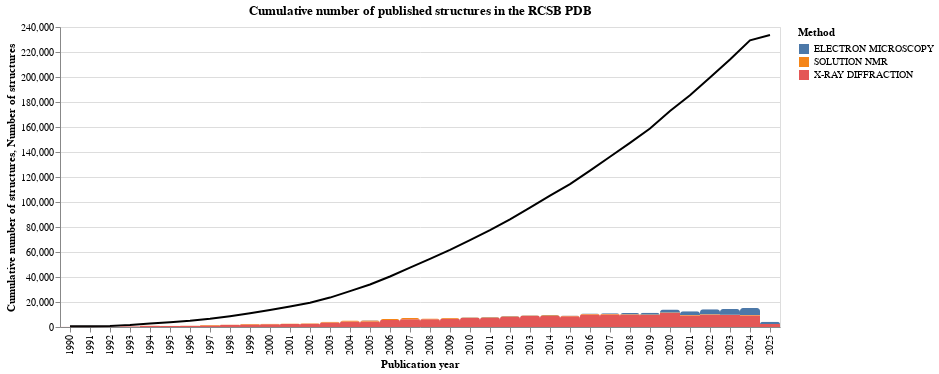

Notebook source saved alongside this figure:
### Code cell
# combining plots
alt.layer(cumulative, yearly_method)

### Figure 1 — Vega-Lite specification as saved in the notebook (floating-point values rounded to 4 significant figures)
{"config": {"view": {"continuousWidth": 300, "continuousHeight": 300}}, "layer": [{"data": {"name": "data-e5a46fefa792c4a220fefbb20c7e3f2a"}, "mark": {"type": "line", "color": "black"}, "encoding": {"x": {"field": "publicationYear", "title": "Publication year", "type": "ordinal"}, "y": {"field": "cumulative_count", "stack": false, "title": "Cumulative number of structures", "type": "quantitative"}}, "title": "Cumulative number of published structures in the RCSB PDB", "transform": [{"window": [{"op": "sum", "field": "countedStructures", "as": "summed"}], "sort": [{"field": "publicationYear"}]}, {"calculate": "(datum.summed + 365)", "as": "cumulative_count"}]}, {"data": {"name": "data-2e6f6fb7908ed1522fd9324194caf114"}, "mark": {"type": "bar", "cornerRadiusTopLeft": 3, "cornerRadiusTopRight": 3}, "encoding": {"color": {"field": "experimentalTechnique", "title": "Method", "type": "nominal"}, "x": {"field": "publicationYear", "title": "Publication year", "type": "ordinal"}, "y": {"field": "countedStructures", "title": "Number of structures", "type": "quantitative"}}, "title": "Number of published structures per year by experimental method"}], "$schema": "https://vega.github.io/schema/vega-lite/v5.20.1.json", "datasets": {"data-e5a46fefa792c4a220fefbb20c7e3f2a": [{"publicationYear": 1990, "countedStructures": 142}, {"publicationYear": 1991, "countedStructures": 187}, {"publicationYear": 1992, "countedStructures": 192}, {"publicationYear": 1993, "countedStructures": 696}, {"publicationYear": 1994, "countedStructures": 1289}, {"publicationYear": 1995, "countedStructures": 941}, {"publicationYear": 1996, "countedStructures": 1172}, {"publicationYear": 1997, "countedStructures": 1564}, {"publicationYear": 1998, "countedStructures": 2055}, {"publicationYear": 1999, "countedStructures": 2356}, {"publicationYear": 2000, "countedStructures": 2624}, {"publicationYear": 2001, "countedStructures": 2811}, {"publicationYear": 2002, "countedStructures": 2994}, {"publicationYear": 2003, "countedStructures": 4145}, {"publicationYear": 2004, "countedStructures": 5149}, {"publicationYear": 2005, "countedStructures": 5334}, {"publicationYear": 2006, "countedStructures": 6405}, {"publicationYear": 2007, "countedStructures": 7134}, {"publicationYear": 2008, "countedStructures": 6903}, {"publicationYear": 2009, "countedStructures": 7288}, {"publicationYear": 2010, "countedStructures": 7743}, {"publicationYear": 2011, "countedStructures": 7925}, {"publicationYear": 2012, "countedStructures": 8751}, {"publicationYear": 2013, "countedStructures": 9338}, {"publicationYear": 2014, "countedStructures": 9554}, {"publicationYear": 2015, "countedStructures": 9244}, {"publicationYear": 2016, "countedStructures": 10802}, {"publicationYear": 2017, "countedStructures": 11059}, {"publicationYear": 2018, "countedStructures": 11155}, {"publicationYear": 2019, "countedStructures": 11470}, {"publicationYear": 2020, "countedStructures": 13985}, {"publicationYear": 2021, "countedStructures": 12569}, {"publicationYear": 2022, "countedStructures": 14255}, {"publicationYear": 2023, "countedStructures": 14452}, {"publicationYear": 2024, "countedStructures": 15313}, {"publicationYear": 2025, "countedStructures": 4244}], "data-2e6f6fb7908ed1522fd9324194caf114": [{"experimentalTechnique": "X-RAY DIFFRACTION", "publicationYear": 1990, "countedStructures": 135}, {"experimentalTechnique": "SOLUTION NMR", "publicationYear": 1990, "countedStructures": 7}, {"experimentalTechnique": "ELECTRON MICROSCOPY", "publicationYear": 1990, "countedStructures": 0}, {"experimentalTechnique": "X-RAY DIFFRACTION", "publicationYear": 1991, "countedStructures": 162}, {"experimentalTechnique": "SOLUTION NMR", "publicationYear": 1991, "countedStructures": 23}, {"experimentalTechnique": "ELECTRON MICROSCOPY", "publicationYear": 1991, "countedStructures": 0}, {"experimentalTechnique": "X-RAY DIFFRACTION", "publicationYear": 1992, "countedStructures": 181}, {"experimentalTechnique": "SOLUTION NMR", "publicationYear": 1992, "countedStructures": 11}, {"experimentalTechnique": "ELECTRON MICROSCOPY", "publicationYear": 1992, "countedStructures": 0}, {"experimentalTechnique": "X-RAY DIFFRACTION", "publicationYear": 1993, "countedStructures": 622}, {"experimentalTechnique": "SOLUTION NMR", "publicationYear": 1993, "countedStructures": 74}, {"experimentalTechnique": "ELECTRON MICROSCOPY", "publicationYear": 1993, "countedStructures": 0}, {"experimentalTechnique": "X-RAY DIFFRACTION", "publicationYear": 1994, "countedStructures": 1057}, {"experimentalTechnique": "SOLUTION NMR", "publicationYear": 1994, "countedStructures": 222}, {"experimentalTechnique": "ELECTRON MICROSCOPY", "publicationYear": 1994, "countedStructures": 0}, {"experimentalTechnique": "X-RAY DIFFRACTION", "publicationYear": 1995, "countedStructures": 748}, {"experimentalTechnique": "SOLUTION NMR", "publicationYear": 1995, "countedStructures": 190}, {"experimentalTechnique": "ELECTRON MICROSCOPY", "publicationYear": 1995, "countedStructures": 0}, {"experimentalTechnique": "X-RAY DIFFRACTION", "publicationYear": 1996, "countedStructures": 980}, {"experimentalTechnique": "SOLUTION NMR", "publicationYear": 1996, "countedStructures": 188}, {"experimentalTechnique": "ELECTRON MICROSCOPY", "publicationYear": 1996, "countedStructures": 0}, {"experimentalTechnique": "X-RAY DIFFRACTION", "publicationYear": 1997, "countedStructures": 1233}, {"experimentalTechnique": "SOLUTION NMR", "publicationYear": 1997, "countedStructures": 328}, {"experimentalTechnique": "ELECTRON MICROSCOPY", "publicationYear": 1997, "countedStructures": 1}, {"experimentalTechnique": "X-RAY DIFFRACTION", "publicationYear": 1998, "countedStructures": 1721}, {"experimentalTechnique": "SOLUTION NMR", "publicationYear": 1998, "countedStructures": 331}, {"experimentalTechnique": "ELECTRON MICROSCOPY", "publicationYear": 1998, "countedStructures": 0}, {"experimentalTechnique": "X-RAY DIFFRACTION", "publicationYear": 1999, "countedStructures": 1960}, {"experimentalTechnique": "SOLUTION NMR", "publicationYear": 1999, "countedStructures": 389}, {"experimentalTechnique": "ELECTRON MICROSCOPY", "publicationYear": 1999, "countedStructures": 1}, {"experimentalTechnique": "X-RAY DIFFRACTION", "publicationYear": 2000, "countedStructures": 2231}, {"experimentalTechnique": "SOLUTION NMR", "publicationYear": 2000, "countedStructures": 370}, {"experimentalTechnique": "ELECTRON MICROSCOPY", "publicationYear": 2000, "countedStructures": 11}, {"experimentalTechnique": "X-RAY DIFFRACTION", "publicationYear": 2001, "countedStructures": 2376}, {"experimentalTechnique": "SOLUTION NMR", "publicationYear": 2001, "countedStructures": 413}, {"experimentalTechnique": "ELECTRON MICROSCOPY", "publicationYear": 2001, "countedStructures": 9}, {"experimentalTechnique": "X-RAY DIFFRACTION", "publicationYear": 2002, "countedStructures": 2525}, {"experimentalTechnique": "SOLUTION NMR", "publicationYear": 2002, "countedStructures": 438}, {"experimentalTechnique": "ELECTRON MICROSCOPY", "publicationYear": 2002, "countedStructures": 24}, {"experimentalTechnique": "X-RAY DIFFRACTION", "publicationYear": 2003, "countedStructures": 3584}, {"experimentalTechnique": "SOLUTION NMR", "publicationYear": 2003, "countedStructures": 524}, {"experimentalTechnique": "ELECTRON MICROSCOPY", "publicationYear": 2003, "countedStructures": 29}, {"experimentalTechnique": "X-RAY DIFFRACTION", "publicationYear": 2004, "countedStructures": 4394}, {"experimentalTechnique": "SOLUTION NMR", "publicationYear": 2004, "countedStructures": 727}, {"experimentalTechnique": "ELECTRON MICROSCOPY", "publicationYear": 2004, "countedStructures": 12}, {"experimentalTechnique": "X-RAY DIFFRACTION", "publicationYear": 2005, "countedStructures": 4426}, {"experimentalTechnique": "SOLUTION NMR", "publicationYear": 2005, "countedStructures": 871}, {"experimentalTechnique": "ELECTRON MICROSCOPY", "publicationYear": 2005, "countedStructures": 23}, {"experimentalTechnique": "X-RAY DIFFRACTION", "publicationYear": 2006, "countedStructures": 5506}, {"experimentalTechnique": "SOLUTION NMR", "publicationYear": 2006, "countedStructures": 857}, {"experimentalTechnique": "ELECTRON MICROSCOPY", "publicationYear": 2006, "countedStructures": 26}, {"experimentalTechnique": "X-RAY DIFFRACTION", "publicationYear": 2007, "countedStructures": 6141}, {"experimentalTechnique": "SOLUTION NMR", "publicationYear": 2007, "countedStructures": 962}, {"experimentalTechnique": "ELECTRON MICROSCOPY", "publicationYear": 2007, "countedStructures": 19}, {"experimentalTechnique": "X-RAY DIFFRACTION", "publicationYear": 2008, "countedStructures": 6198}, {"experimentalTechnique": "SOLUTION NMR", "publicationYear": 2008, "countedStructures": 647}, {"experimentalTechnique": "ELECTRON MICROSCOPY", "publicationYear": 2008, "countedStructures": 41}, {"experimentalTechnique": "X-RAY DIFFRACTION", "publicationYear": 2009, "countedStructures": 6662}, {"experimentalTechnique": "SOLUTION NMR", "publicationYear": 2009, "countedStructures": 564}, {"experimentalTechnique": "ELECTRON MICROSCOPY", "publicationYear": 2009, "countedStructures": 40}, {"experimentalTechnique": "X-RAY DIFFRACTION", "publicationYear": 2010, "countedStructures": 7163}, {"experimentalTechnique": "SOLUTION NMR", "publicationYear": 2010, "countedStructures": 510}, {"experimentalTechnique": "ELECTRON MICROSCOPY", "publicationYear": 2010, "countedStructures": 53}, {"experimentalTechnique": "X-RAY DIFFRACTION", "publicationYear": 2011, "countedStructures": 7342}, {"experimentalTechnique": "SOLUTION NMR", "publicationYear": 2011, "countedStructures": 515}, {"experimentalTechnique": "ELECTRON MICROSCOPY", "publicationYear": 2011, "countedStructures": 53}, {"experimentalTechnique": "X-RAY DIFFRACTION", "publicationYear": 2012, "countedStructures": 8144}, {"experimentalTechnique": "SOLUTION NMR", "publicationYear": 2012, "countedStructures": 529}, {"experimentalTechnique": "ELECTRON MICROSCOPY", "publicationYear": 2012, "countedStructures": 65}, {"experimentalTechnique": "X-RAY DIFFRACTION", "publicationYear": 2013, "countedStructures": 8709}, {"experimentalTechnique": "SOLUTION NMR", "publicationYear": 2013, "countedStructures": 494}, {"experimentalTechnique": "ELECTRON MICROSCOPY", "publicationYear": 2013, "countedStructures": 118}, {"experimentalTechnique": "X-RAY DIFFRACTION", "publicationYear": 2014, "countedStructures": 8810}, {"experimentalTechnique": "SOLUTION NMR", "publicationYear": 2014, "countedStructures": 543}, {"experimentalTechnique": "ELECTRON MICROSCOPY", "publicationYear": 2014, "countedStructures": 186}, {"experimentalTechnique": "X-RAY DIFFRACTION", "publicationYear": 2015, "countedStructures": 8591}, {"experimentalTechnique": "SOLUTION NMR", "publicationYear": 2015, "countedStructures": 419}, {"experimentalTechnique": "ELECTRON MICROSCOPY", "publicationYear": 2015, "countedStructures": 213}, {"experimentalTechnique": "X-RAY DIFFRACTION", "publicationYear": 2016, "countedStructures": 9933}, {"experimentalTechnique": "SOLUTION NMR", "publicationYear": 2016, "countedStructures": 446}, {"experimentalTechnique": "ELECTRON MICROSCOPY", "publicationYear": 2016, "countedStructures": 406}, {"experimentalTechnique": "X-RAY DIFFRACTION", "publicationYear": 2017, "countedStructures": 10077}, {"experimentalTechnique": "SOLUTION NMR", "publicationYear": 2017, "countedStructures": 407}, {"experimentalTechnique": "ELECTRON MICROSCOPY", "publicationYear": 2017, "countedStructures": 550}, {"experimentalTechnique": "X-RAY DIFFRACTION", "publicationYear": 2018, "countedStructures": 9870}, {"experimentalTechnique": "SOLUTION NMR", "publicationYear": 2018, "countedStructures": 389}, {"experimentalTechnique": "ELECTRON MICROSCOPY", "publicationYear": 2018, "countedStructures": 844}, {"experimentalTechnique": "X-RAY DIFFRACTION", "publicationYear": 2019, "countedStructures": 9632}, {"experimentalTechnique": "SOLUTION NMR", "publicationYear": 2019, "countedStructures": 379}, {"experimentalTechnique": "ELECTRON MICROSCOPY", "publicationYear": 2019, "countedStructures": 1421}, {"experimentalTechnique": "X-RAY DIFFRACTION", "publicationYear": 2020, "countedStructures": 11211}, {"experimentalTechnique": "SOLUTION NMR", "publicationYear": 2020, "countedStructures": 368}, {"experimentalTechnique": "ELECTRON MICROSCOPY", "publicationYear": 2020, "countedStructures": 2363}, {"experimentalTechnique": "X-RAY DIFFRACTION", "publicationYear": 2021, "countedStructures": 9251}, {"experimentalTechnique": "SOLUTION NMR", "publicationYear": 2021, "countedStructures": 361}, {"experimentalTechnique": "ELECTRON MICROSCOPY", "publicationYear": 2021, "countedStructures": 2947}, {"experimentalTechnique": "X-RAY DIFFRACTION", "publicationYear": 2022, "countedStructures": 9841}, {"experimentalTechnique": "SOLUTION NMR", "publicationYear": 2022, "countedStructures": 296}, {"experimentalTechnique": "ELECTRON MICROSCOPY", "publicationYear": 2022, "countedStructures": 4058}, {"experimentalTechnique": "X-RAY DIFFRACTION", "publicationYear": 2023, "countedStructures": 9600}, {"experimentalTechnique": "SOLUTION NMR", "publicationYear": 2023, "countedStructures": 255}, {"experimentalTechnique": "ELECTRON MICROSCOPY", "publicationYear": 2023, "countedStructures": 4562}, {"experimentalTechnique": "X-RAY DIFFRACTION", "publicationYear": 2024, "countedStructures": 9222}, {"experimentalTechnique": "SOLUTION NMR", "publicationYear": 2024, "countedStructures": 279}, {"experimentalTechnique": "ELECTRON MICROSCOPY", "publicationYear": 2024, "countedStructures": 5788}, {"experimentalTechnique": "X-RAY DIFFRACTION", "publicationYear": 2025, "countedStructures": 2367}, {"experimentalTechnique": "SOLUTION NMR", "publicationYear": 2025, "countedStructures": 53}, {"experimentalTechnique": "ELECTRON MICROSCOPY", "publicationYear": 2025, "countedStructures": 1804}]}}
